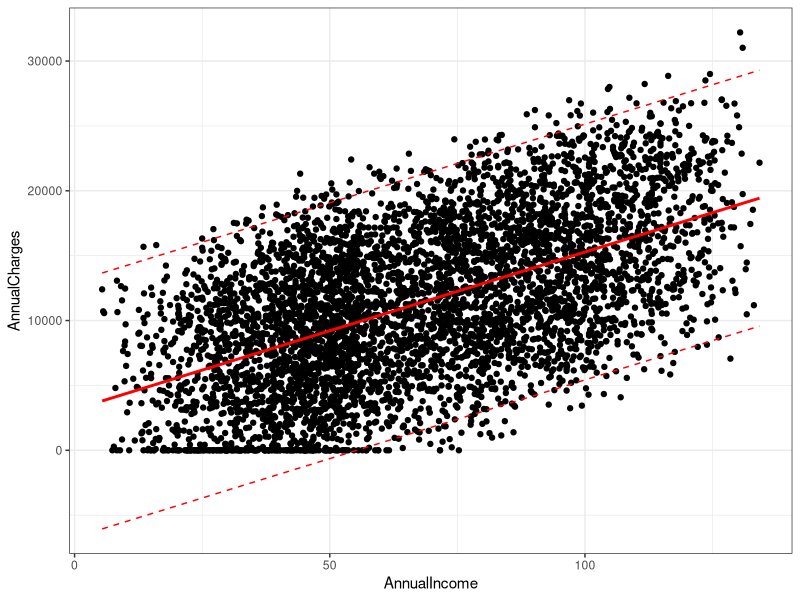

Generate this figure with R:
## ---- chunk 1
library(tidyverse)
## ---- chunk 2
credit = read_csv("CreditData.csv")
## ---- chunk 3
credit = credit %>% drop_na() #delete any row with an NA value
## ---- chunk 4
mod1 = lm(AnnualCharges ~ AnnualIncome, credit) #create linear regression model
summary(mod1) #examine the model
## ---- chunk 5
#Manually
3146.361 + 121.355*75
3146.361 + 121.355*100

#Using predict function
testdata = data.frame(AnnualIncome = c(75,100))
predict(mod1, newdata = testdata, interval = "predict")
## ---- chunk 6
#Prediction intervals
temp_var = predict(mod1, interval = "prediction")
new_df = cbind(credit, temp_var)

ggplot(new_df, aes(x = AnnualIncome, y = AnnualCharges)) + 
  geom_point() + 
  geom_smooth(method = "lm", se = FALSE, color = "red") +
  geom_line(aes(y=lwr), color = "red", linetype = "dashed") +
  geom_line(aes(y=upr), color = "red", linetype = "dashed") +
  theme_bw() 
